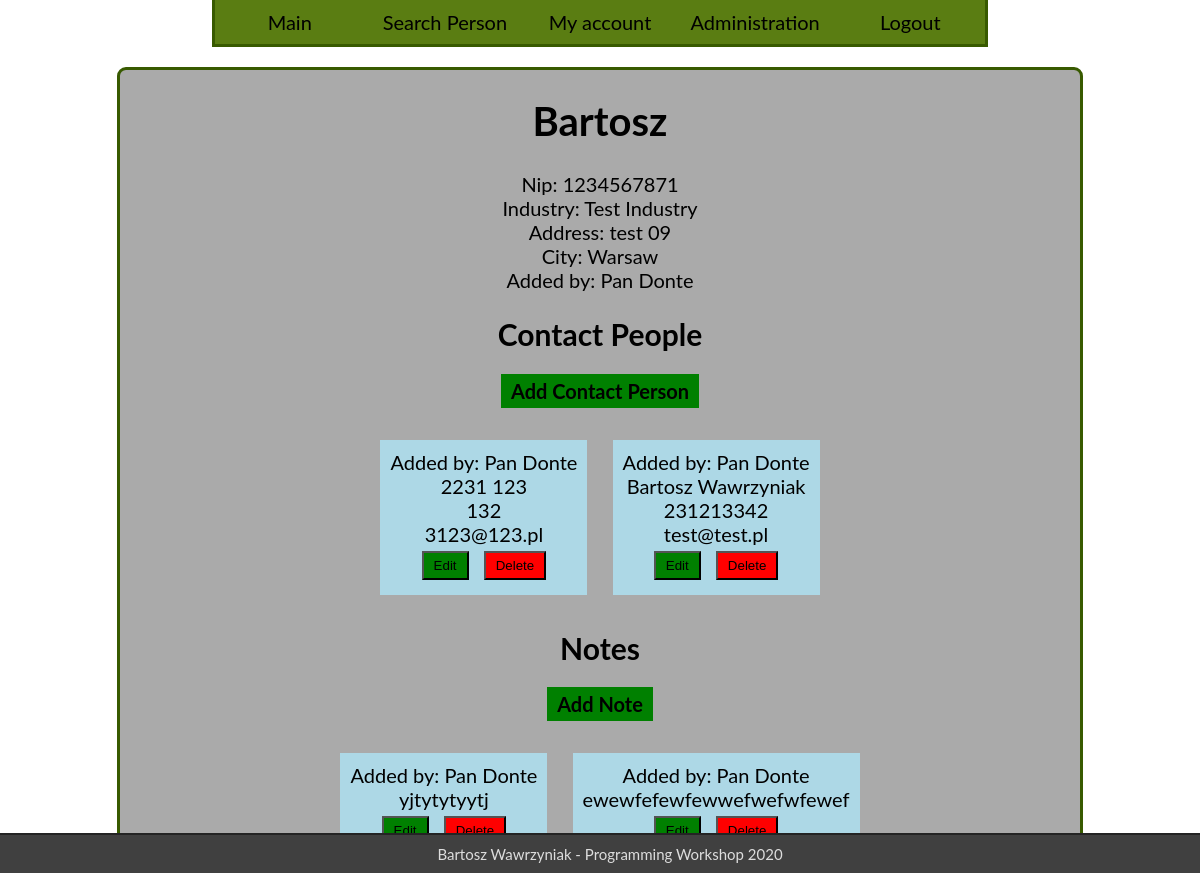
The app's page /detail/2 (signed in), older data.
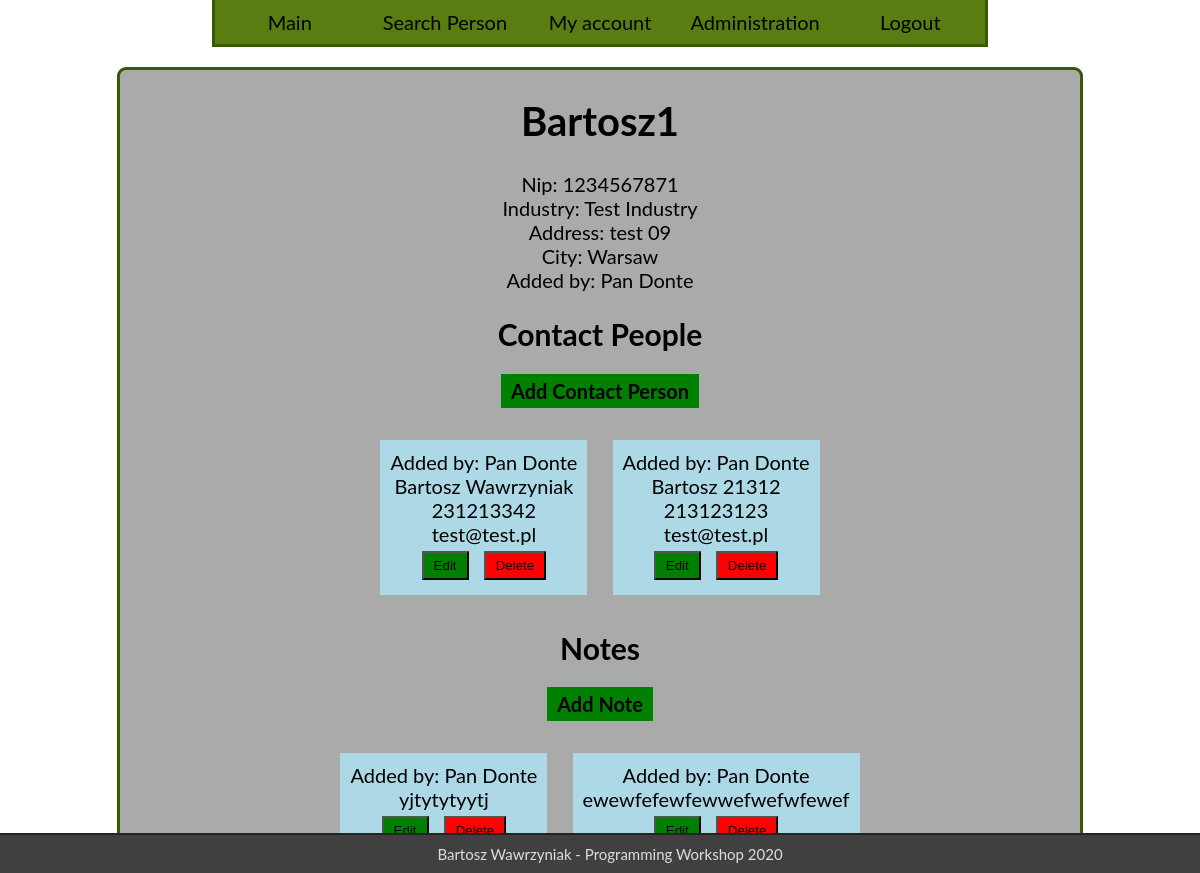
The same page, newer data.
### CRM/models.py (models this page shows, shortened)
class Company(models.Model):
    name = models.CharField(max_length=30)
    nip = models.CharField(max_length=10, unique=True)
    industry = models.ForeignKey(Industry, on_delete=models.SET_NULL, null=True)
    address = models.CharField(max_length=100)
    city = models.CharField(max_length=40)
    user = models.ForeignKey(User, on_delete=models.SET_NULL, null=True)
    is_deleted = models.BooleanField(default=False)

class ContactPerson(models.Model):
    name = models.CharField(max_length=30)
    surname = models.CharField(max_length=40)
    phone = models.CharField(max_length=9)
    mail = models.EmailField()
    company = models.ForeignKey(Company, on_delete=models.SET_NULL, null=True)
    user = models.ForeignKey(User, on_delete=models.SET_NULL, null=True)
    is_deleted = models.BooleanField(default=False)
    def __str__(self):
        return self.name + ' ' + self.surname

class Note(models.Model):
    content = models.TextField()
    is_deleted = models.BooleanField(default=False)
    company = models.ForeignKey(Company, on_delete=models.SET_NULL, null=True)
    user = models.ForeignKey(User, on_delete=models.SET_NULL, null=True)

class Industry(models.Model):
    name = models.CharField(max_length=30)
    def __str__(self):
        return self.name

### users/models.py (models this page shows)
class User(AbstractBaseUser):
    login = models.CharField(max_length=30, unique=True)
    name = models.CharField(max_length=20)
    surname = models.CharField(max_length=30)
    date_of_birth = models.DateField()
    role_id = models.ForeignKey(Role, on_delete=models.SET_NULL, null=True)
    is_deleted = models.BooleanField(default=False)
    objects = BaseUserManager()
    REQUIRED_FIELDS = ['name', 'surname', 'date_of_birth', 'role_id']
    USERNAME_FIELD = 'login'
    @property
    def admin(self):
        return self.role_id.role_name == 'admin'
    @property
    def moderator(self):
        return self.role_id.role_name == 'moderator' or self.admin

### CRM/views.py (the view)
class DetailView(LoginRequiredMixin, View):
    login_url = 'users:login'
    redirect_field_name = 'redirect'
    template = 'CRM/detail.html'
    def get(self, request, company_id):
        company = Company.objects.all().filter(is_deleted=False).get(pk=company_id)
        notes = Note.objects.all().filter(company=company).filter(is_deleted=False)
        contacts = ContactPerson.objects.all().filter(company=company).filter(is_deleted=False)
        return render(request, self.template, {'company': company, 'notes': notes, 'contacts': contacts})

### templates/CRM/detail.html (shortened to what this page needs)
{% extends 'base.html' %}
{% load static %}
{% block content %}
    <div id="content">
        <h1>{{ company.name }}</h1>
        Nip: {{ company.nip }}<br>
        Industry: {{ company.industry }}<br>
        Address: {{ company.address }}<br>
        City: {{ company.city }}<br>
        Added by: {{ company.user }}<br>
        <h2>Contact People</h2>
        <h4><a href="{% url 'CRM:add_person' company.id %}" class="edit">Add Contact Person</a></h4>
        {% for person in contacts %}
            <div id="person-{{ person.id }}" class="widget">
                Added by: {{ person.user }}<br>
                {{ person }}<br>
                {{ person.phone }}<br>
                {{ person.mail }}<br>
                <a href="{% url 'CRM:edit_person' company.id person.id %}"><button class="edit">Edit</button></a>
                <button onclick="del('{% url 'CRM:edit_person' company.id person.id %}', '#person-{{ person.id }}')" class="delete">
                    Delete
                </button>
            </div>
        {% endfor %}
        <h2>Notes</h2>
        <h4><a href="{% url 'CRM:add_note' company.id %}" class="edit">Add Note</a></h4>
        {% for note in notes %}
            <div id="note-{{ note.id }}" class="widget">
                Added by: {{ note.user }}<br>
                {{ note.content }}<br>
                <a href="{% url 'CRM:edit_note' company.id note.id %}" ><button class="edit">Edit</button></a>
                <button onclick="del('{% url 'CRM:edit_note' company.id note.id %}', '#note-{{ note.id }}')" class="delete">
                    Delete
                </button>
            </div>
        {% endfor %}
    </div>
{% endblock %}

Row changes from the older to the newer data that the page shows:
no longer on this page (row edited): ContactPerson: user "Pan Donte", name+surname "2231 123", phone "132", mail "3123@123.pl"
changed Company "test 09": name "Bartosz" → "Bartosz1"
added ContactPerson: user "Pan Donte", name+surname "Bartosz 21312", phone "213123123", mail "test@test.pl"
